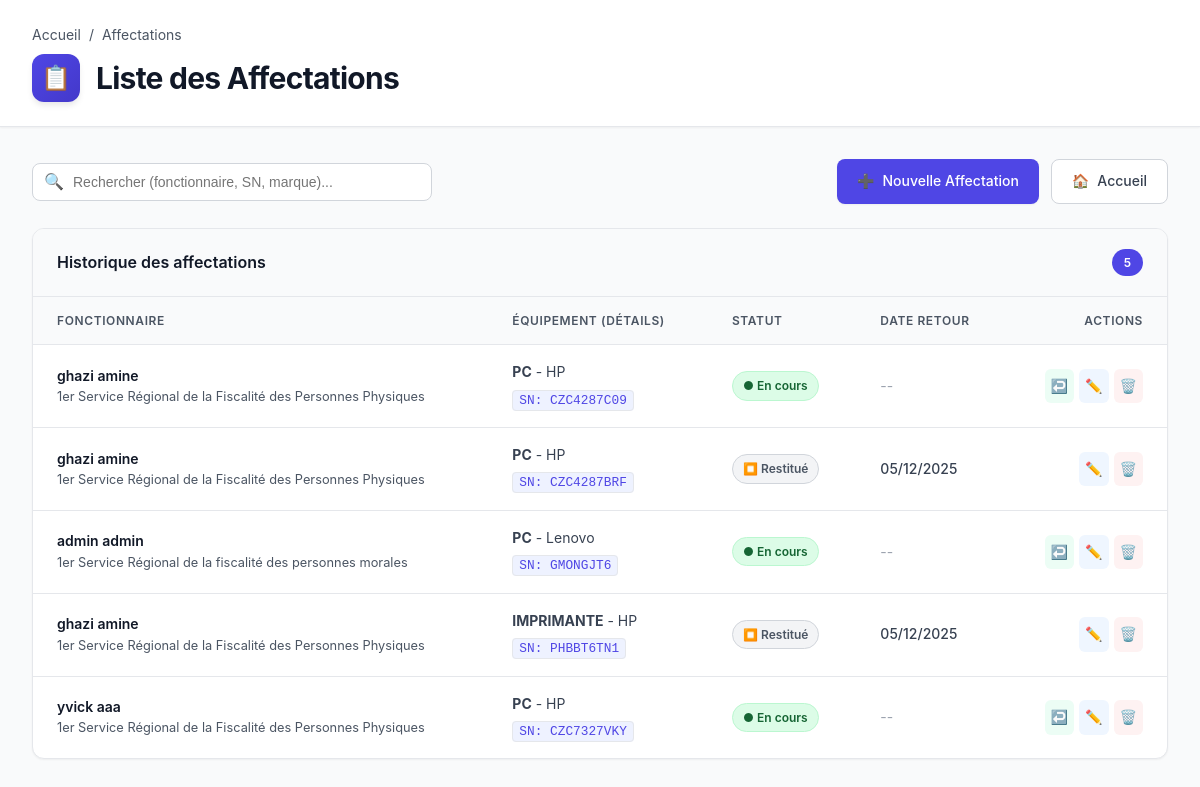
The app's page /liste_affectations/ with its own data.
### inventaire/models.py (models this page shows, shortened)
class Affectation(models.Model):
    fonctionnaire = models.ForeignKey(Fonctionnaire, on_delete=models.CASCADE)
    equipement = models.ForeignKey(Equipement, on_delete=models.CASCADE)
    date_fin = models.DateField(blank=True, null=True)

class Fonctionnaire(models.Model):
    ppr = models.CharField(max_length=50, unique=True)
    nom = models.CharField(max_length=100)
    prenom = models.CharField(max_length=100)
    email = models.EmailField(unique=True)
    service = models.ForeignKey(Service, on_delete=models.SET_NULL, null=True)
    subdivision = models.ForeignKey(Subdivision, on_delete=models.SET_NULL, null=True)
    secteur = models.ForeignKey(Secteur, on_delete=models.SET_NULL, null=True)
    limite_un_par_type = models.BooleanField( default=True, verbose_name="Limiter à 1 équipement par type (PC, Imprimante...)")

class Service(models.Model):
    libelle = models.CharField(max_length=150)
    class Meta:
        ordering = ['libelle']

class Equipement(models.Model):
    TYPE_CHOICES = [
        ('PC', 'PC'),
        ('Pc Portable', 'PC Portable'),
        ('IMPRIMANTE', 'Imprimante'),
        ('SCANNER', 'Scanner'),
    ]
    MARQUE_CHOICES = [
        ('HP', 'HP'),
        ('Lexmark', 'Lexmark'),
        ('Lenovo', 'Lenovo'),
    ]
    MODELE_CHOICES = [
        ('HP ELITE TOWER 600 G9', 'HP ELITE TOWER 600 G9'),
        ('HP ProDesk 400 G9', 'HP ProDesk 400 G9'),
        ('HP ProDesk 400 G7', 'HP ProDesk 400 G7'),
        ('HP ProDesk 400 G4', 'HP ProDesk 400 G4'),
        ('HP ProBook 650 G4', 'HP ProBook 650 G4'),
        ('HP ProBook 650 G3', 'HP ProBook 650 G3'),
        ('HP 4500 fn', 'HP 4500 fn'),
        ('HP SCANJET 7500', 'HP SCANJET 7500'),
        ('ScanJet Pro 3000 s4', 'ScanJet Pro 3000 s4'),
        ('Scnajet Pro 2500', 'Scnajet Pro 2500'),
        ('LaserJet Pro M501dn', 'LaserJet Pro M501dn'),
        ('Lenovo Desktop TC M90t G5', 'Lenovo Desktop TC M90t G5'),
        ('Lenovo ThinkCenter neo 50t G4', 'Lenovo ThinkCenter neo 50t G4'),
        ('Lenovo ThinkPad L570', 'Lenovo ThinkPad L570'),
        ('Mini-PC ThinkPad L13 Gen4', 'Mini-PC ThinkPad L13 Gen4'),
        ('Lexmark CX431', 'Lexmark CX431'),
        ('Lexmark MS421', 'Lexmark MS421'),
        ('Lexmark MS431', 'Lexmark MS431'),
        ('Lexmark MS521', 'Lexmark MS521'),
    ]
    type_materiel = models.CharField(max_length=50, choices=TYPE_CHOICES, blank=True, null=True)
    marque = models.CharField(max_length=50, choices=MARQUE_CHOICES)
    modele = models.CharField(max_length=100, choices=MODELE_CHOICES, blank=True, null=True)
    sn = models.CharField("Numéro de série", max_length=100, unique=True, blank=True, null=True)

### inventaire/views.py (the view)
# urls.py: path('liste_affectations/', views.liste_affectations, name='liste_affectations'),
def liste_affectations(request):
    affectations = Affectation.objects.all()
    return render(request, 'inventaire/liste_affectations.html', {'affectations': affectations})

### inventaire/templates/inventaire/liste_affectations.html (shortened to what this page needs)
<!DOCTYPE html>
<html lang="fr">
<head>
</head>
<body>
    <div class="header">
        <div class="header-content">
            <div class="breadcrumb">
                <a href="{% url 'home' %}">Accueil</a>
                <span>/</span>
                <span>Affectations</span>
            </div>
            <div class="page-title-section">
                <div class="page-icon">📋</div>
                <h1>Liste des Affectations</h1>
            </div>
        </div>
    </div>
    <div class="container">
        <div class="toolbar">
            <div class="search-box">
                <span class="search-icon">🔍</span>
                <input type="text" id="searchInput" placeholder="Rechercher (fonctionnaire, SN, marque)...">
            </div>
            <div class="toolbar-actions">
                <a href="{% url 'ajouter_affectation' %}" class="btn btn-primary">
                    <span>➕</span>
                    <span>Nouvelle Affectation</span>
                </a>
                <a href="{% url 'home' %}" class="btn btn-secondary">
                    <span>🏠</span>
                    <span>Accueil</span>
                </a>
            </div>
        </div>
<div class="card">
    {% if affectations %}
    <div class="card-header">
        <div class="card-title">Historique des affectations</div>
        <div class="count-badge">{{ affectations|length }}</div>
    </div>
    <div class="table-wrapper">
        <table id="affectationTable">
            <thead>
                <tr>
                    <th>Fonctionnaire</th>
                    <th>Équipement (Détails)</th>
                    <th>Statut</th>
                    <th>Date Retour</th>
                    <th style="text-align: right;">Actions</th>
                </tr>
            </thead>
            <tbody>
                {% for a in affectations %}
                <tr class="{% if a.date_fin %}row-archived{% endif %}">
                    <td>
                        <div style="font-weight: 600; color: var(--gray-900);">
                            {{ a.fonctionnaire.nom }} {{ a.fonctionnaire.prenom }}
                        </div>
                        <div style="font-size: 0.8rem; color: var(--gray-600);">
                            {{ a.fonctionnaire.service.libelle|default:"Service non renseigné" }}
                        </div>
                    </td>
                    <td>
                        <div>
                            <strong>{{ a.equipement.type_materiel }}</strong> - {{ a.equipement.marque }}
                        </div>
                        <div style="margin-top: 4px;">
                            <span class="sn-tag" style="background: #eef2ff; color: #4f46e5; padding: 2px 6px; border-radius: 4px; font-family: monospace; font-size: 0.8rem;">
                                SN: {{ a.equipement.sn }}
                            </span>
                        </div>
                    </td>
                    <td>
                        {% if a.date_fin %}
                            <span style="display: inline-flex; align-items: center; padding: 4px 10px; border-radius: 20px; font-size: 0.75rem; font-weight: 600; background-color: #f3f4f6; color: #4b5563; border: 1px solid #d1d5db;">
                                ⏹️ Restitué
                            </span>
                        {% else %}
                            <span style="display: inline-flex; align-items: center; padding: 4px 10px; border-radius: 20px; font-size: 0.75rem; font-weight: 600; background-color: #dcfce7; color: #166534; border: 1px solid #bbf7d0;">
                                ● En cours
                            </span>
                        {% endif %}
                    </td>
                    <td>
                        {% if a.date_fin %}
                            <div style="font-weight: 500; color: var(--gray-700);">
                                {{ a.date_fin|date:"d/m/Y" }}
                            </div>
                        {% else %}
                            <span style="color: #9ca3af;">--</span>
                        {% endif %}
                    </td>
                    <td>
                        <div class="action-buttons" style="display: flex; gap: 5px; justify-content: flex-end;">
                            {% if not a.date_fin %}
                            <a href="{% url 'restituer_equipement' a.id %}"
                               class="action-btn btn-return"
                               style="background: #ecfdf5; color: #059669; padding: 6px; border-radius: 6px; text-decoration: none;"
                               title="Marquer comme restitué"
                               onclick="return confirm('Confirmer la restitution de cet équipement ?\n\nCela libérera le matériel pour une nouvelle affectation.');">
                                <span>↩️</span>
                            </a>
                            {% endif %}
                            <a href="{% url 'modifier_affectation' a.id %}"
                               class="action-btn"
                               style="background: #eff6ff; color: #4f46e5; padding: 6px; border-radius: 6px; text-decoration: none;"
                               title="Modifier">
                                <span>✏️</span>
                            </a>
                            <a href="{% url 'supprimer_affectation' a.id %}"
                               class="action-btn"
                               style="background: #fef2f2; color: #ef4444; padding: 6px; border-radius: 6px; text-decoration: none;"
                               title="Supprimer définitivement"
                               onclick="return confirm('Attention: Supprimer l\'affectation efface l\'historique.\nPréférez la restitution pour garder une trace.\n\nVoulez-vous vraiment supprimer ?');">
                                <span>🗑️</span>
                            </a>
                        </div>
                    </td>
                </tr>
                {% endfor %}
            </tbody>
        </table>
    </div>
</div>
            {% endif %}
        </div>
</body>
</html>

### inventaire/templates/inventaire/liste_affectations.html (style rules this page uses)
:root { --primary-color: #4f46e5; --primary-hover: #4338ca; --danger-color: #ef4444; --success-color: #10b981; --warning-color: #f59e0b; --gray-50: #f9fafb; --gray-100: #f3f4f6; --gray-200: #e5e7eb; --gray-300: #d1d5db; --gray-600: #4b5563; --gray-700: #374151; --gray-900: #111827; --shadow-sm: 0 1px 2px 0 rgba(0, 0, 0, 0.05); --shadow-md: 0 4px 6px -1px rgba(0, 0, 0, 0.1); }
* { margin: 0; padding: 0; box-sizing: border-box; }
body { font-family: -apple-system, BlinkMacSystemFont, 'Segoe UI', Roboto, 'Helvetica Neue', Arial, sans-serif; background-color: var(--gray-50); color: var(--gray-900); line-height: 1.6; min-height: 100vh; }
.header { background: white; border-bottom: 1px solid var(--gray-200); padding: 1.5rem 0; margin-bottom: 2rem; box-shadow: var(--shadow-sm); }
.header-content { max-width: 1280px; margin: 0 auto; padding: 0 2rem; }
.breadcrumb { display: flex; align-items: center; gap: 0.5rem; font-size: 0.875rem; color: var(--gray-600); margin-bottom: 0.5rem; }
.breadcrumb a { color: var(--gray-600); text-decoration: none; transition: color 0.2s; }
.page-title-section { display: flex; align-items: center; gap: 1rem; }
.page-icon { width: 48px; height: 48px; background: linear-gradient(135deg, var(--primary-color), var(--primary-hover)); border-radius: 12px; display: flex; align-items: center; justify-content: center; font-size: 24px; box-shadow: var(--shadow-md); color: white; }
h1 { font-size: 1.875rem; font-weight: 700; color: var(--gray-900); letter-spacing: -0.025em; }
.container { max-width: 1280px; margin: 0 auto; padding: 0 2rem 3rem; }
.toolbar { display: flex; justify-content: space-between; align-items: center; margin-bottom: 1.5rem; flex-wrap: wrap; gap: 1rem; }
.search-box { flex: 1; min-width: 280px; max-width: 400px; position: relative; }
.search-box input { width: 100%; padding: 0.625rem 1rem 0.625rem 2.5rem; border: 1px solid var(--gray-300); border-radius: 8px; font-size: 0.875rem; transition: all 0.2s; background: white; }
.search-icon { position: absolute; left: 0.75rem; top: 50%; transform: translateY(-50%); color: var(--gray-600); font-size: 1rem; }
.toolbar-actions { display: flex; gap: 0.75rem; }
.btn { display: inline-flex; align-items: center; gap: 0.5rem; padding: 0.625rem 1.25rem; font-size: 0.875rem; font-weight: 500; border-radius: 8px; text-decoration: none; border: none; cursor: pointer; transition: all 0.2s; white-space: nowrap; }
.btn-primary { background: var(--primary-color); color: white; box-shadow: var(--shadow-sm); }
.btn-secondary { background: white; color: var(--gray-700); border: 1px solid var(--gray-300); }
.card { background: white; border-radius: 12px; box-shadow: var(--shadow-sm); border: 1px solid var(--gray-200); overflow: hidden; }
.card-header { padding: 1.25rem 1.5rem; border-bottom: 1px solid var(--gray-200); background: var(--gray-50); display: flex; justify-content: space-between; align-items: center; }
.card-title { font-size: 1rem; font-weight: 600; color: var(--gray-900); }
.count-badge { background: var(--primary-color); color: white; padding: 0.25rem 0.75rem; border-radius: 9999px; font-size: 0.75rem; font-weight: 600; }
.table-wrapper { overflow-x: auto; }
table { width: 100%; border-collapse: collapse; }
thead { background: var(--gray-50); border-bottom: 1px solid var(--gray-200); }
th { padding: 0.875rem 1.5rem; text-align: left; font-size: 0.75rem; font-weight: 600; color: var(--gray-600); text-transform: uppercase; letter-spacing: 0.05em; }
td { padding: 1rem 1.5rem; font-size: 0.875rem; color: var(--gray-700); border-bottom: 1px solid var(--gray-200); vertical-align: middle; }
tbody tr:last-child td { border-bottom: none; }
.sn-tag { background: var(--gray-100); padding: 2px 6px; border-radius: 4px; font-family: monospace; font-size: 0.8rem; color: var(--gray-600); border: 1px solid var(--gray-200); }
.action-buttons { display: flex; gap: 0.5rem; justify-content: flex-end; }
.action-btn { display: inline-flex; align-items: center; justify-content: center; padding: 0.5rem; border-radius: 6px; text-decoration: none; transition: all 0.2s; }
.btn-return { color: var(--warning-color); background: #fffbeb; }

### records on screen
Affectation: fonctionnaire.nom "ghazi", fonctionnaire.prenom "amine", fonctionnaire.service.libelle "1er Service Régional de la Fiscalité des Personnes Physiques", equipement.type_materiel "PC", equipement.marque "HP", equipement.sn "CZC4287C09", shows "● En cours"
Affectation: fonctionnaire.nom "ghazi", fonctionnaire.prenom "amine", fonctionnaire.service.libelle "1er Service Régional de la Fiscalité des Personnes Physiques", equipement.type_materiel "PC", equipement.marque "HP", equipement.sn "CZC4287BRF", shows "⏹️ Restitué", date_fin "05/12/2025"
Affectation: fonctionnaire.nom "admin", fonctionnaire.prenom "admin", fonctionnaire.service.libelle "1er Service Régional de la fiscalité des personnes morales", equipement.type_materiel "PC", equipement.marque "Lenovo", equipement.sn "GMONGJT6", shows "● En cours"
Affectation: fonctionnaire.nom "ghazi", fonctionnaire.prenom "amine", fonctionnaire.service.libelle "1er Service Régional de la Fiscalité des Personnes Physiques", equipement.type_materiel "IMPRIMANTE", equipement.marque "HP", equipement.sn "PHBBT6TN1", shows "⏹️ Restitué", date_fin "05/12/2025"
Affectation: fonctionnaire.nom "yvick", fonctionnaire.prenom "aaa", fonctionnaire.service.libelle "1er Service Régional de la Fiscalité des Personnes Physiques", equipement.type_materiel "PC", equipement.marque "HP", equipement.sn "CZC7327VKY", shows "● En cours"

### other values on screen
{{ affectations|length }} "5"
